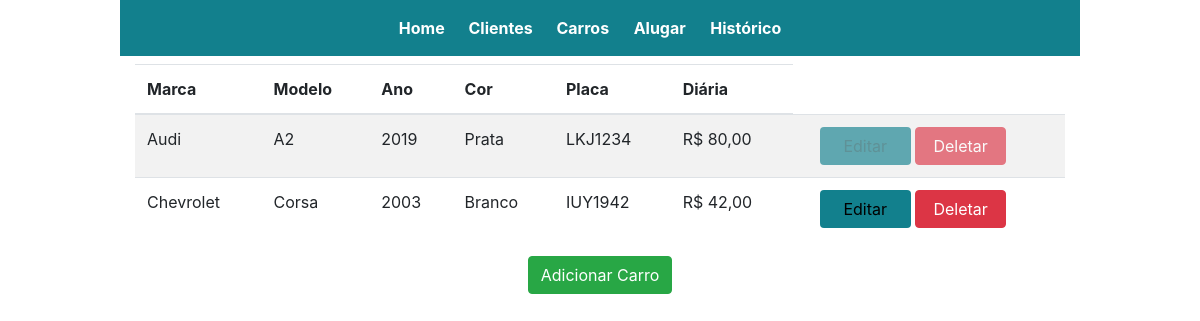
Page /src/view/carros.php on the committed database.
### tables this page shows
CREATE TABLE `carro` (
  `id_carro` int(10) NOT NULL,
  `marca` varchar(16) NOT NULL,
  `modelo` varchar(16) NOT NULL,
  `ano` int(4) NOT NULL,
  `cor` varchar(16) NOT NULL,
  `placa` varchar(7) NOT NULL,
  `valor_diaria` int(4) NOT NULL,
  `aluguel` tinyint(1) NOT NULL
);

### src/controller/ControllerCarro.php (called while the page is built, shortened)
<?php
require_once("../model/Carro.php");
function ProcessoCarro($Processo) {
    switch ($Processo) {
        case 'consultar':
            $carro = new Carro();
            if(isset($_GET["id"])){
                $carro->consultar("select * from carro where id_carro = {$_GET["id"]}");
            }else{
                $carro->consultar("select * from carro order by marca");
            }
            $rs = $carro->Result;
            break;
    }
}

### src/model/Carro.php (called while the page is built, shortened)
<?php
require_once('Conexao.php');
class Carro {
    public function consultar($sql) {
        $Acesso = new Acesso();
        $Acesso->Conexao();
        $Acesso->Query($sql);
        $this->Result = $Acesso->result;
    }
}
    function habilitarBotao($disponivel){
        $botao = '';
        if($disponivel){
            $botao = "disabled";
        }
        return $botao;
    }

### src/model/Conexao.php (called while the page is built, shortened)
<?php
class Acesso {
    public function Conexao() {
        $this->cnx = mysqli_connect("localhost", "root", "", "db_AutoLocadoraCarros");
    }
    public function Query($sql) {
        $this->result = mysqli_query($this->cnx,$sql, MYSQLI_STORE_RESULT);
    }
}
?>

### src/view/carros.php (the view, shortened to what this page needs)
<?php
include('menu.php');
require_once("../model/Conexao.php");
require_once('../controller/ControllerCarro.php');
require_once("../model/Carro.php");
ProcessoCarro('consultar');
?>
<!doctype html>
<html lang="en">
<body>
<div class="container col-auto">
    <div id="tabela" class="table-responsive">
        <table class="table table-striped">
            <thead>
            <tr>
                <th scope="col">Marca</th>
                <th scope="col">Modelo</th>
                <th scope="col">Ano</th>
                <th scope="col">Cor</th>
                <th scope="col">Placa</th>
                <th scope="col">Diária</th>
            </tr>
            </thead>
            <tbody>
            <?php
            while($linha = mysqli_fetch_assoc($rs)) {
                ?>
                <tr>
                    <td><?php echo utf8_encode($linha["marca"])?></td>
                    <td><?php echo utf8_encode($linha["modelo"])?></td>
                    <td><?php echo $linha["ano"];?></td>
                    <td><?php echo utf8_encode($linha["cor"]);?></td>
                    <td><?php echo $linha["placa"];?></td>
                    <td>R$ <?php echo $linha["valor_diaria"];?>,00</td>
                    <td>
                        <div class="col">
                            <a href="editarCarro.php?id=<?php echo $linha["id_carro"] ?>" onclick="return confirm('Deseja realmente editar este Carro?')"><button type="button" id="btnAzul" class="btn     col-5"<?php echo habilitarBotao($linha["aluguel"])?>>Editar</button></a>
                            <a href="carros.php?excluir=<?php echo $linha["id_carro"] ?>" onclick="return confirm('Deseja realmente excluir este Carro?')"><button type="button" class="btn btn-danger col-5"<?php echo habilitarBotao($linha["aluguel"])?>>Deletar</button></a>
                        </div>
                    </td>
                </tr>
                <?php
            }
            ?>
            </tbody>
        </table>
    </div>
    <div align="center">
        <a href="incluirCarro.php"><button type="button" class="btn btn-success">Adicionar Carro</button></a>
    </div>
</div>
</body>
</html>

### src/model/css/style.css (style rules this page uses)
body { max-width: 80%; min-width: 20%; margin: 0 auto; }
button#btnAzul { background-color: #12808D; }

### rows in the picture
carro: marca "Audi", modelo "A2", ano "2019", cor "Prata", placa "LKJ1234", valor_diaria "80"
carro: marca "Chevrolet", modelo "Corsa", ano "2003", cor "Branco", placa "IUY1942", valor_diaria "42"
